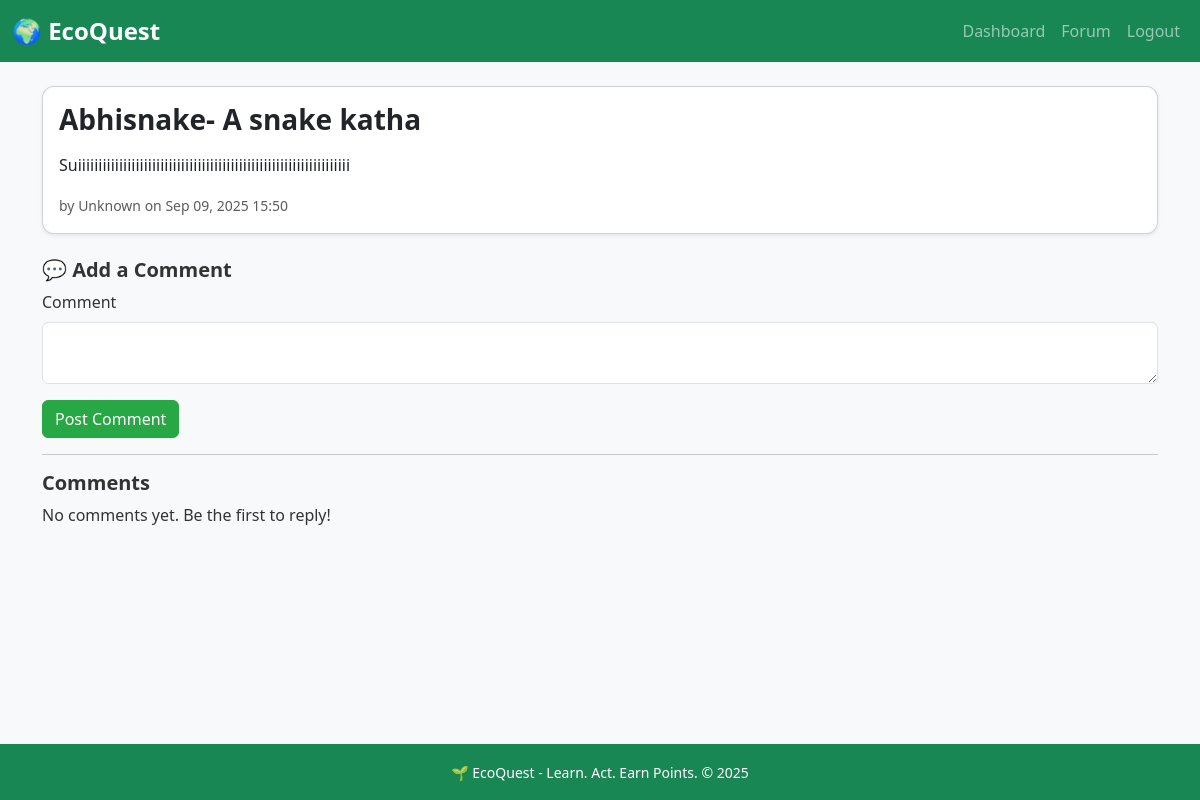
The app's page /forum/1 (signed in) with its own data.
### models.py (models this page shows, shortened)
class ForumPost(db.Model):
    __tablename__ = "forum_post"
    id = db.Column(db.Integer, primary_key=True)
    user_id = db.Column(db.Integer, db.ForeignKey("user.id"), nullable=False)
    title = db.Column(db.String(200))
    content = db.Column(db.Text)
    created_at = db.Column(db.DateTime, default=datetime.utcnow)

### app.py (the view, shortened to what this page needs)
@app.route("/forum/<int:post_id>", methods=["GET", "POST"])
@login_required
def forum_post_detail(post_id):
    post = ForumPost.query.get_or_404(post_id)
    form = CommentForm()
    return render_template("forum_post.html", post=post, form=form)

### forms.py
class CommentForm(FlaskForm):
    content = TextAreaField("Comment", validators=[DataRequired()])
    submit = SubmitField("Post Comment")

### app.py (called while the page is built)
@login_manager.user_loader
def load_user(user_id):
    return User.query.get(int(user_id))

@app.context_processor
def inject_now():
    return {"now": datetime.now}

### templates/forum_post.html (shortened to what this page needs)
{% extends "base.html" %}
{% block content %}
<div class="card shadow-sm mb-4">
    <div class="card-body">
        <h3 class="card-title">{{ post.title }}</h3>
        <p class="card-text">{{ post.content }}</p>
        <small class="text-muted">by {{ post.user.name if post.user else "Unknown" }} on {{ post.created_at.strftime("%b %d, %Y %H:%M") }}</small>
    </div>
</div>
<h5>💬 Add a Comment</h5>
<form method="POST">
    <div class="mb-3">
        {{ form.content.label(class="form-label") }}
        {{ form.content(class="form-control") }}
    </div>
    {{ form.submit(class="btn btn-success") }}
</form>
<hr>
<h5>Comments</h5>
{% for comment in post.comments %}
    <div class="card mb-2 shadow-sm">
        <div class="card-body">
            <p class="mb-1">{{ comment.content }}</p>
            <small class="text-muted">by {{ comment.user.name if comment.user else "Anonymous" }} on {{ comment.created_at.strftime("%b %d, %Y %H:%M") }}</small>
        </div>
    </div>
{% else %}
    <p>No comments yet. Be the first to reply!</p>
{% endfor %}
{% endblock %}

### static/css/styles.css (style rules this page uses)
body { font-family: 'Segoe UI', Tahoma, Geneva, Verdana, sans-serif; background-color: #f8f9fa; color: #333; }
.card { border-radius: 0.75rem; }
.card-title { font-weight: 600; margin-bottom: 1rem; }
.btn-success { background-color: #28a745; border-color: #28a745; }
.text-muted { font-size: 0.875rem; }
h2, h4, h5 { font-weight: 600; }
.form-control, .form-select { color: #000 !important; background-color: #fff !important; }

### records on screen
ForumPost: title "Abhisnake- A snake katha", content "Suiiiiiiiiiiiiiiiiiiiiiiiiiiiiiiiiiiiiiiiiiiiiiiiiiiiiiiiiiiiiiiiiii", created_at "Sep 09, 2025 15:50"

### other values on screen
{{ post.user.name if post.user else "Unknown" }} "Unknown"
